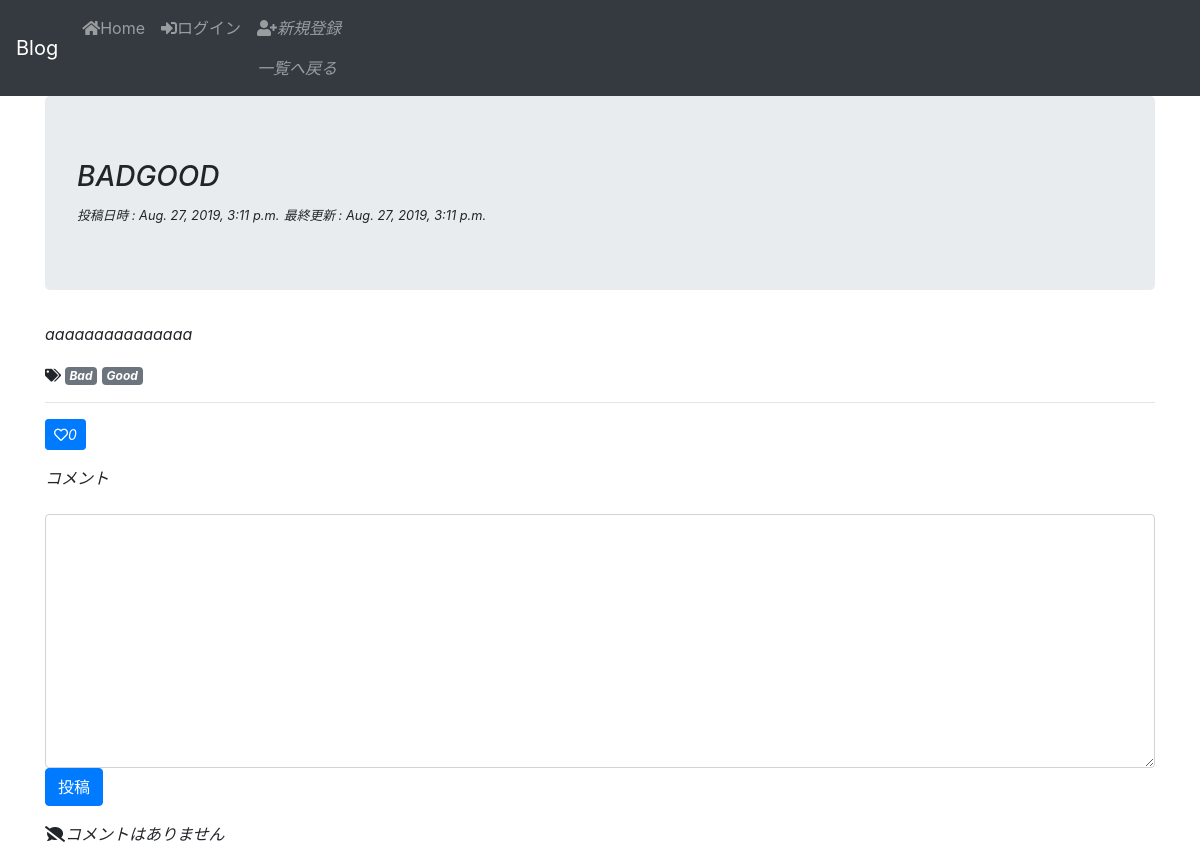
Screenshot of /article/34/ with the database file from the repository.
### mini_app/models.py (models this page shows, shortened)
class Article(models.Model):
  author = models.ForeignKey(to=User,on_delete=models.CASCADE,)
  title = models.CharField(max_length=128)
  text = models.TextField()
  posted_at = models.DateTimeField(auto_now_add=True)
  last_modify = models.DateTimeField(auto_now=True)
  like = models.IntegerField(default=0)
  tags = models.ManyToManyField(Tag, blank=True)
  class Meta:
    ordering = ('title',)

class Tag(models.Model):
  name = models.CharField(max_length=32, unique=True)
  class Meta:
    ordering = ('name',)

### mini_app/views.py (the view)
# urls.py: path("article/<int:pk>/", views.view_article,name="view_article"),
def view_article(request,pk):
  template_name = "mini_app/view_article.html"
  try:
    article = models.Article.objects.get(pk=pk)
  except models.Article.DoesNotExist:
    raise Http404
  if request.method == "POST":
    models.Comment.objects.create(text=request.POST["text"],article=article)
  context = {"article":article}
  return render(request,template_name,context)

### mini_app/templates/mini_app/view_article.html (shortened to what this page needs)
{% extends 'base/base.html' %}
{% block nav_item %}
<li class="nav-item">
  <a class="nav-link" href="{% url 'article_all' %}">一覧へ戻る</a>
</li>
{% endblock %}
{% block jumbotron %}
<h1 class="h3">{{ article.title }}</h1>
<small>投稿日時 : {{ article.posted_at }}</small>
<small>最終更新 : {{ article.last_modify }}</small>
{% endblock %}
{% block body %}
<div class="row">
  <div class="col-12">
    <p>{{ article.text }}</p>
    <p>
    {% for tag in article.tags.all %}
      {% if forloop.first %}
        <small><i class="fas fa-tags"></i> </small>
        <a class="badge badge-secondary" href="{% url 'view_tag' tag.pk %}">{{ tag.name }}</a>
      {% else %}
        <a class="badge badge-secondary" href="{% url 'view_tag' tag.pk %}">{{ tag.name }}</a>
      {% endif %}
    {% empty %}
      <span ></span>
    {% endfor %}
  <hr>
    </p>
  </div>
  <div class="col-10">
    <p><a class="btn btn-primary text-white btn-sm" onclick="api_like()"><i class="far fa-heart"></i><span class="text-white" id="like">{{ article.like }}</span></a></p>
  </div>
</div>
  <form action="" method="POST">
    <p><label for="com">コメント</label></p>
    <textarea class="form-control" name="text" id="com" cols="30" rows="10" required></textarea>
    <p><button class="btn btn-primary" type="submit">投稿</button></p>
  </form>
{% for comment in article.comments.all %}
  <div class="card">
    <div class="card-body">
      <span>{{ comment.text }}</span>
      <span>-<small>{{ comment.posted_at }}</small></span>
    </div>
  </div>
{% empty %}
<p><i class="fas fa-comment-slash"></i>コメントはありません</p>
{% endfor %}
{% endblock %}

### rows the page displays
Article: title "BADGOOD", posted_at "Aug. 27, 2019, 3:11 p.m.", last_modify "Aug. 27, 2019, 3:11 p.m.", text "aaaaaaaaaaaaaaa", like "0"
Tag: name "Bad"
Tag: name "Good"
